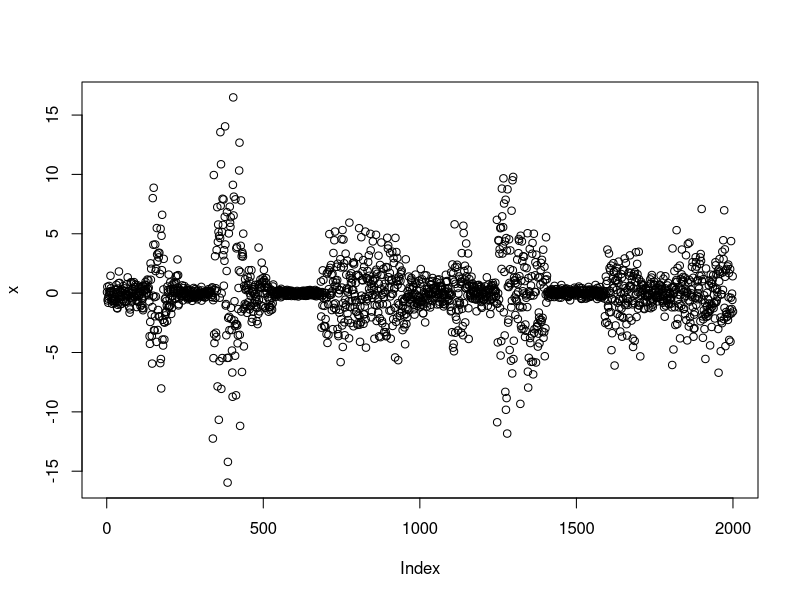

R code for this plot: (Note: this script raises an error after producing the figure.)
n=2000
m = n/100

tau <- runif(m,min =2,max = n-2)
tau <- sort(tau)
while (min(diff(tau))<30 ) {
  tau <- sort(runif(n = m,1,n))
}

x <- numeric(n)
sig <- numeric(m)
tau_num <- floor(tau)

j = 1
while (j<m) {
  sig[j] <- rlnorm(1,0,log(10)/2)
  x[tau_num[j]:tau_num[j+1]] = rnorm(tau_num[j+1] - tau_num[j]+1,0,sig[j])
  j = j+1
}
x[1:tau_num[1]] = rnorm(tau_num[1],0,rlnorm(1,0,log(10)/2))
x[tau_num[m]:n] = rnorm(n - tau_num[m]+1,0,rlnorm(1,0,log(10)/2))
plot(x)




fit<- cpt.var(data = x, method = "PELT")
fit
ncpts(fit)
m

plot(fit)



simulation <- function(n){
  m = n/100
  
  tau <- runif(m,min =2,max = n-2)
  tau <- sort(tau)
  while (min(diff(tau))<30 ) {
    tau <- sort(runif(n = m,1,n))
  }
  
  x <- numeric(n)
  sig <- numeric(m)
  tau_num <- floor(tau)
  
  j = 1
  while (j<m) {
    sig[j] <- rlnorm(1,0,log(10)/2)
    x[tau_num[j]:tau_num[j+1]] = rnorm(tau_num[j+1] - tau_num[j]+1,0,sig[j])
    j = j+1
  }
  x[1:tau_num[1]] = rnorm(tau_num[1],0,rlnorm(1,0,log(10)/2))
  x[tau_num[m]:n] = rnorm(n - tau_num[m]+1,0,rlnorm(1,0,log(10)/2))
  fit<- cpt.var(data = x, method = "PELT")
  #return(fit,ncpts(fit))
  return(plot(fit))
}





cumsumStat <- function(s,e,X){
  stopifnot(e>s)
  n = e-s+1
  ind <- 1
  b <- s
  Xt <- numeric(e-s)
  while (b<e) {
    Xt[ind] = sqrt((e-b)/(n*(b-s+1)))*sum(X[s:b]) - sqrt((b-s+1)/(n*(e-b)))*sum(X[(b+1):e])
    #print(sqrt((e-b)/(n*(b-s+1)))*sum(X[s:b]) - sqrt((b-s+1)/(n*(e-b)))*sum(X[(b+1):e]))
    #print(b)
    b = b+1
    ind = ind + 1
  }
  return(Xt)
}

binseg <- function(s,e,thresh,X){
  stopifnot(e-s>1)
  stat = cumsumStat(s,e,X)
  b_0 = argmax(stat)
  cpt <- c()
  if (stat[b_0] > thresh){
    cpt <- append(cpt,stat[b_0])
    binseg(s,b_0,thresh)
    binseg(b_0+1,e,thresh)
  }
  return(cpt)
}



models <- c("mean","meancpt","meanar1","meanar2","meanar1cpt","meanar2cpt","trend","trendcpt","trendar1","trendar2","trendar1cpt","trendar2cpt")



rm(n)
rm(m)
rm(x)
rm(tau)
rm(tau_num)
rm(sig)
rm(j)
rm(fit)
